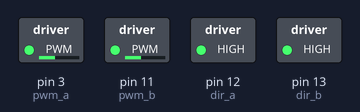
A sketch run on a simulated Arduino Uno, built with avr-gcc and run on an emulated ATmega328P. Parts: switched loads named in the sketch (green lamp = pin HIGH).

Above: at 0.1 s.
Timing chart, 0 to 1.6 s (numbered marks = the images above):
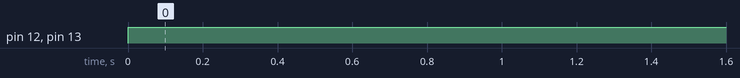

Measured:
- by itself, pin 12 (dir_a), pin 13 (dir_b): LOW → HIGH at 0.00 s

The sketch:

engine_test.ino
```cpp
//int pwm_a = 10; //PWM control for motor outputs 1 and 2 is on digital pin 10
int pwm_a = 3;  //PWM control for motor outputs 1 and 2 is on digital pin 3
int pwm_b = 11;  //PWM control for motor outputs 3 and 4 is on digital pin 11
int dir_a = 12;  //dir control for motor outputs 1 and 2 is on digital pin 12
int dir_b = 13;  //dir control for motor outputs 3 and 4 is on digital pin 13


void setup()
{
  pinMode(pwm_a, OUTPUT);  //Set control pins to be outputs
  pinMode(pwm_b, OUTPUT);
  pinMode(dir_a, OUTPUT);
  pinMode(dir_b, OUTPUT);

  analogWrite(pwm_a, 100);
  //set both motors to run at (100/255 = 39)% duty cycle (slow)
  analogWrite(pwm_b, 100);

}

void loop()
{
  digitalWrite(dir_a, HIGH);  //Set motor direction, 1 low, 2 high
  digitalWrite(dir_b, HIGH);  //Set motor direction, 3 high, 4 low

  delay(1000);

  analogWrite(pwm_a, 100);
  //set both motors to run at 100% duty cycle (fast)
  analogWrite(pwm_b, 100);

  delay(1000);
}
```
